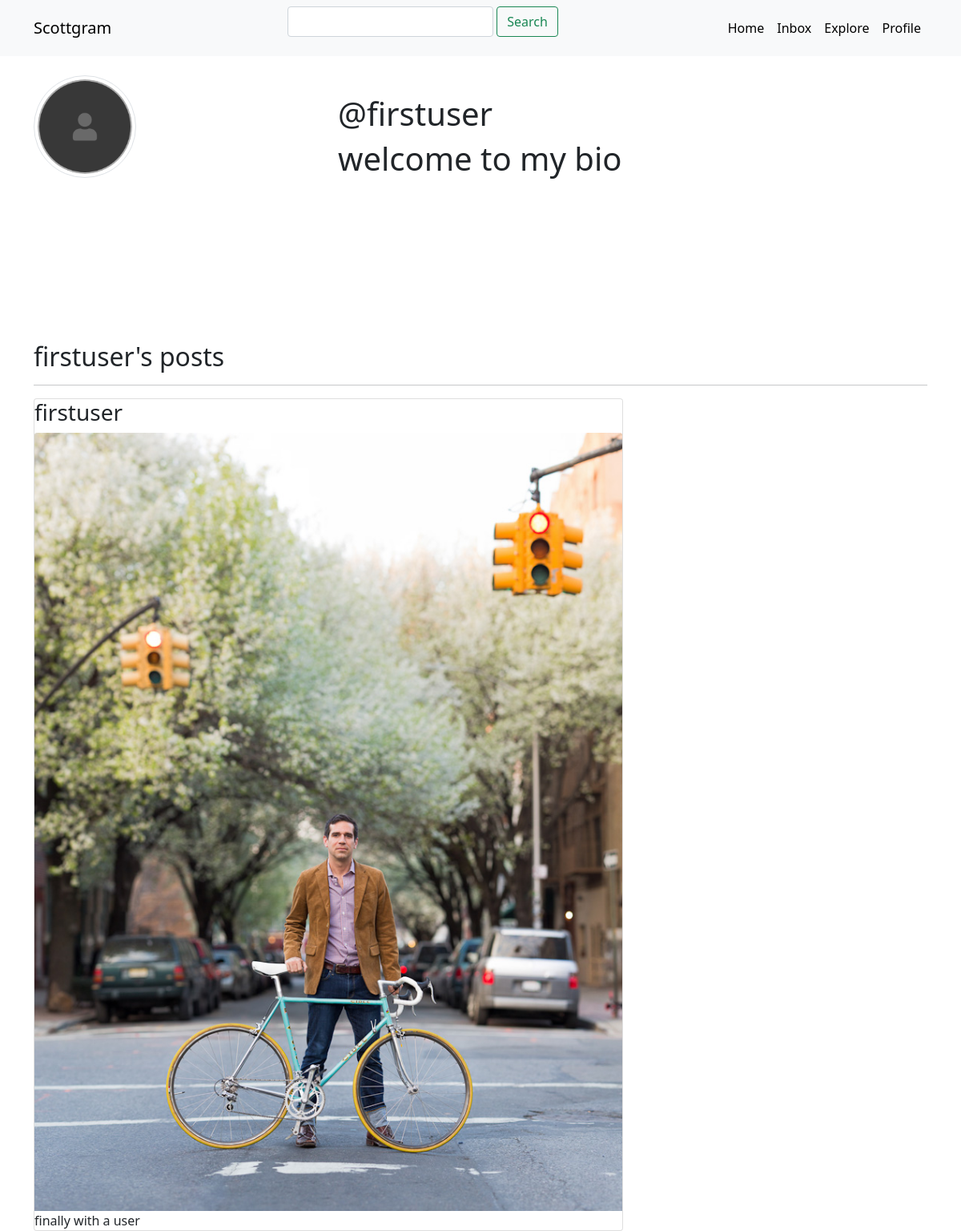
Screenshot of /profile/5/ (signed in) with the database file from the repository.
### accounts/models.py (models this page shows, shortened)
class Profile(models.Model):
    user = models.OneToOneField(User, on_delete=models.CASCADE)
    bio = models.CharField(max_length=350, default='welcome to my bio', null=True)
    following = models.ManyToManyField(User, related_name='following', blank=True)
    profilepic = models.ImageField(null=True, blank=True, upload_to='profiles/', default='default.jpeg')

### feed/models.py (models this page shows, shortened)
class Post(models.Model):
    author = models.ForeignKey(User, on_delete=models.CASCADE)
    title = models.CharField(max_length=200)
    description = models.CharField(max_length=200)
    created = models.DateTimeField(auto_now_add=True)
    published_date = models.DateTimeField(blank=True, null=True)
    likes = models.ManyToManyField(User, related_name='postlike')
    imagecontent = models.ImageField(null=True, blank=True, upload_to='content/')
    class Meta:
        ordering = ('-created',)

### accounts/views.py (the view)
# urls.py: path('profile/<pk>/',profile_detail, name='profile_detail' ),
def profile_detail(request,pk):
    profile = Profile.objects.get(pk=pk)
    my_profile = Profile.objects.get(user=request.user)
    my_profile_following = my_profile.following.filter(id=profile.user.id)
    is_following = profile.following.filter(id=request.user.id)
    posts = Post.objects.filter(author=profile.user)
    return render(request, 'accounts/profiledetail.html',{'profile':profile,'is_following':is_following,'my_profile':my_profile,'my_profile_following':my_profile_following,'posts':posts})

### templates/accounts/profiledetail.html
{% extends 'base.html' %}
{% block content %}
{% include "navbar.html" %}
<div class="container">
    <div class="row">
        <div class="col-4">
            <div class="img-fluid ratio ratio-1x1">
                <img class="img-thumbnail rounded-circle mw-100 my-4" src="{{profile.profilepic.url}}">
            </div>
        </div>
        <div class="col-6 my-5">
            <h1>@{{profile.user}}</h1>
            <h1>{{profile.bio}}</h1>
        </div>
    </div>
    <h2> {{profile.user}}'s posts </h2>
    <hr>
    <div class="row">
        <div class="col-8">
            <div class="card">
                {% for post in posts %}
                   <h3>{{ post.author }}</h3>
                   <img src="{{post.imagecontent.url}}" class="card-img-top">
                   <p class="card-text">{{post.description}}</p>
                {% endfor %}
               </div>
        </div>
{% endblock %}`

### static/css/style.css (style rules this page uses)
.rounded-circle { width: 128px; height: 128px; }

### rows the page displays
Profile: profilepic (picture), user "firstuser", bio "welcome to my bio"
Post: author "firstuser", imagecontent (picture), description "finally with a user"
